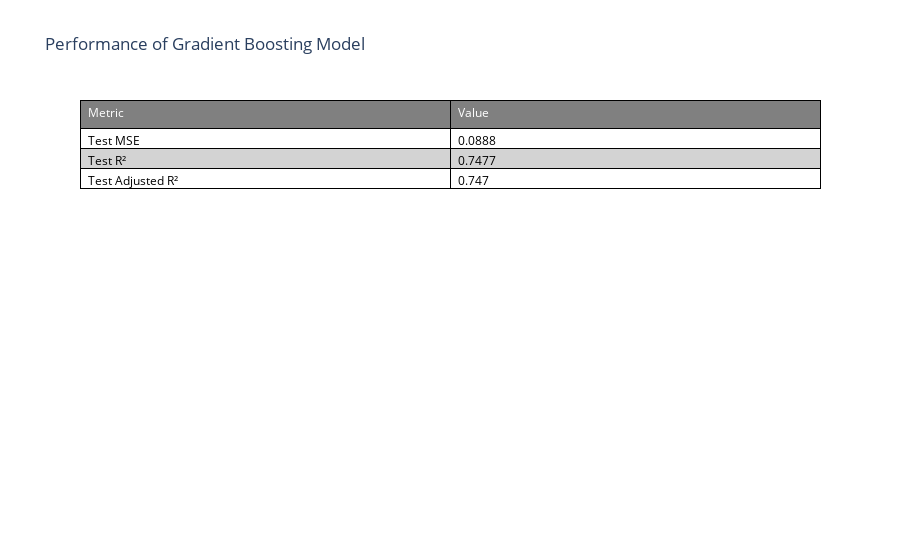

Notebook code for this chart:
### Code cell
# fig2 is the results of the gradient boosting model

fig2 = go.Figure(data=[go.Table(
    header=dict(values= gb_test_results.columns,
                fill_color='grey',
                align='left',
                font=dict(color='white'),
                line_color='black'),
    cells=dict(values= [gb_test_results[col] for col in gb_test_results.columns],
               fill_color = [[rowOddColor,rowEvenColor,rowOddColor, rowEvenColor,rowOddColor]*4],
               align='left',
               font=dict(color='black'),
               line_color='black',))
])

fig2.update_layout(title = "Performance of Gradient Boosting Model")

fig2.show()

### Figure 1 — Plotly figure (JSON) as saved in the notebook; plotly's stock layout.template omitted (floating-point values rounded to 4 significant figures)
{"data": [{"cells": {"align": "left", "fill": {"color": [["white", "lightgrey", "white", "lightgrey", "white", "white", "lightgrey", "white", "lightgrey", "white", "white", "lightgrey", "white", "lightgrey", "white", "white", "lightgrey", "white", "lightgrey", "white"]]}, "font": {"color": "black"}, "line": {"color": "black"}, "values": [["Test MSE", "Test R²", "Test Adjusted R²"], [0.0888, 0.7477, 0.747]]}, "header": {"align": "left", "fill": {"color": "grey"}, "font": {"color": "white"}, "line": {"color": "black"}, "values": ["Metric", "Value"]}, "type": "table"}], "layout": {"title": {"text": "Performance of Gradient Boosting Model"}}}
